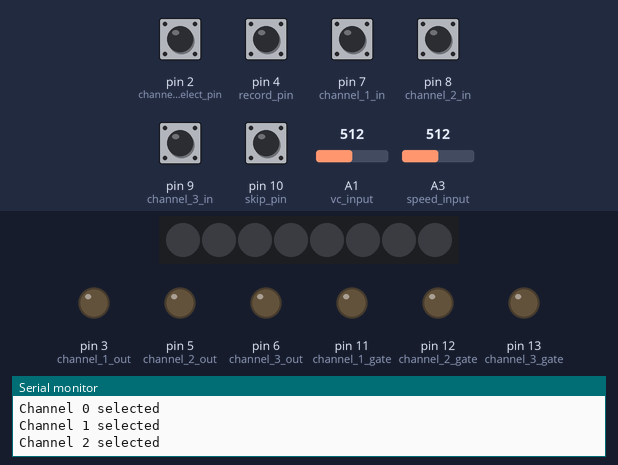
A sketch run on a simulated Arduino Uno, built with avr-gcc and run on an emulated ATmega328P. Shown: 8 RGB LEDs in strip order, left to right, output pins drawn as LEDs (lit = HIGH), the last lines printed to the serial monitor. Inputs (shaded band) come from the test bench; at power-on: pin 2 (channel_select_pin), pin 4 (record_pin), pin 7 (channel_1_in), pin 8 (channel_2_in), pin 9 (channel_3_in), pin 10 (skip_pin) HIGH, A1 (vc_input) = 512, A3 (speed_input) = 512. Dim RGB values are drawn brighter than linear; pins used as bus, display or sensor lines are not drawn.

Above: at 1.2 s.
1.3 s: pin 4 (record_pin) pulled LOW for 0.15 s
At 2.4 s:
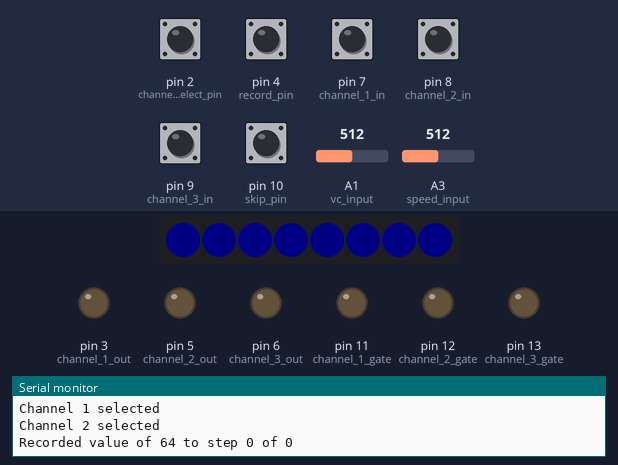
3.1 s: pin 9 (channel_3_in) pulled LOW for 0.15 s
At 4.5 s:
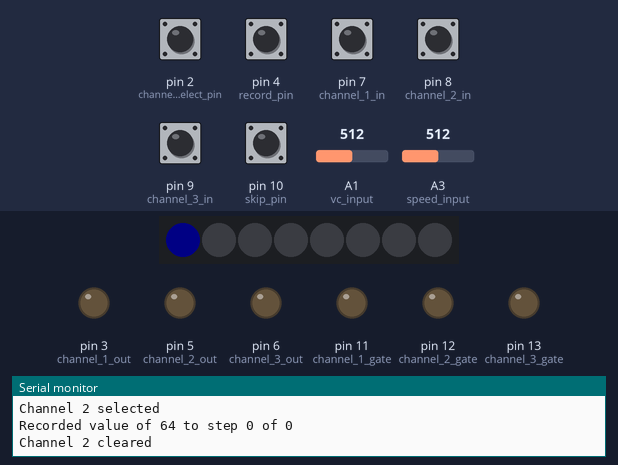
5.2 s: pin 2 (channel_select_pin) pulled LOW for 0.15 s
6.8 s: pin 2 (channel_select_pin) pulled LOW for 1 s
At 7.2 s:
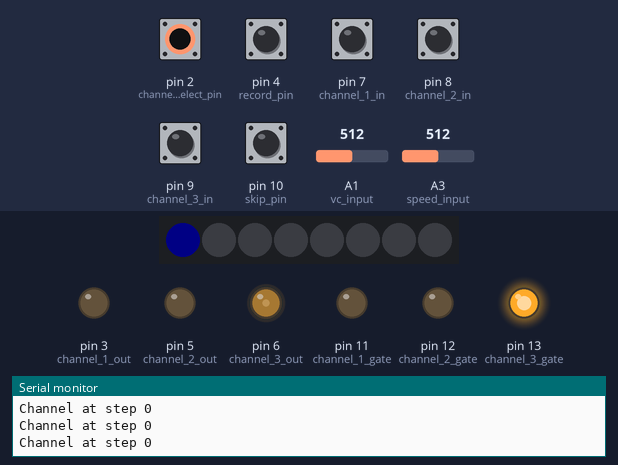
9.3 s: pin 7 (channel_1_in) pulled LOW for 0.15 s
At 10.7 s:
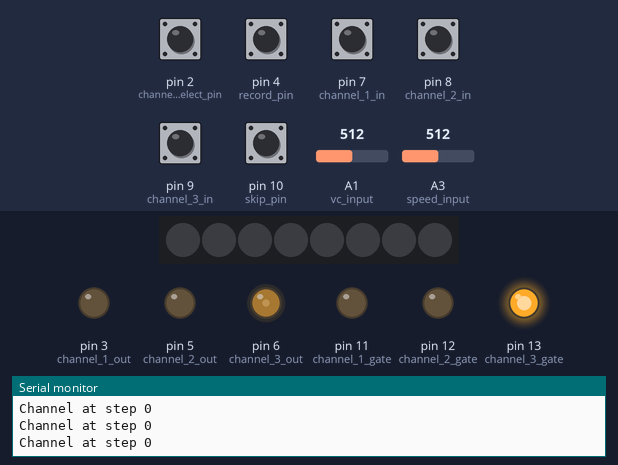
11.0 s: pin 4 (record_pin) pulled LOW for 1 s
At 11.7 s:
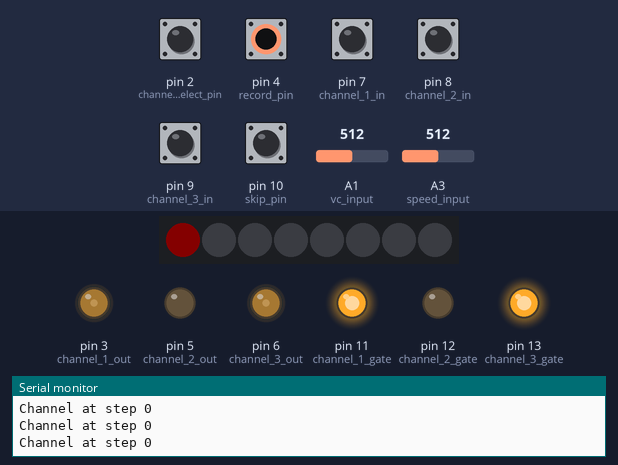
Timing chart, 0 to 14.0 s (numbered marks = the images above; inputs shaded):
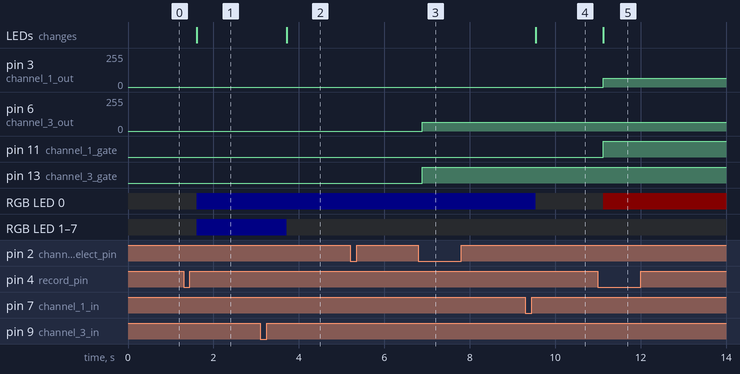

The sketch:

sequencer.ino
```cpp
//  The intent of this project is to create an Analog
//  three track sequencer that outputs a recorded and
//  quantised voltage output for each step and channel.

#include <Adafruit_NeoPixel.h>

// Pin defines
#define neopixel_pin 14
#define num_pixels 8

#define channel_1_out 3
#define channel_2_out 5
#define channel_3_out 6

#define channel_1_gate 11
#define channel_2_gate 12
#define channel_3_gate 13

#define channel_1_in 7
#define channel_2_in 8
#define channel_3_in 9

#define clock_out 18	// A4

#define vc_input 15	// A1
#define speed_input 17	// A3
#define channel_select_pin 2
#define record_pin 4
#define skip_pin 10

// Global defines
#define counter_period 10	// milliseconds
#define num_channels 3
#define max_steps 32

struct Button {
	int pin;
	bool is_held = false;
};

struct Channel {
	byte sequence[max_steps];
	byte step_counter = 0;
	byte steps = 0;
  bool play = false;

  Button button;

	int out_pin;
	int gate_pin;
};

// Global definitions
unsigned int ms_per_clock = 500;
unsigned int clock_counter = 0;

byte selected_channel = 0;
bool channel_selected = false;

Channel channel[3];
Button channel_select, record, skip;
Adafruit_NeoPixel pixels(num_pixels, neopixel_pin, NEO_GRB + NEO_KHZ800);

void setup() {

	// For testing
	Serial.begin(9600);

  pixels.begin();

	// Set clock dividers to 1 to achieve clock speed of 31250 Hz on the PWM pins
	TCCR1B = TCCR1B & 0b11111000 | 0x01;
  TCCR2B = TCCR2B & 0b11111000 | 0x01;

  // Set up channels
  pinMode(channel_1_out, OUTPUT);
  pinMode(channel_2_out, OUTPUT);
  pinMode(channel_3_out, OUTPUT);

  pinMode(channel_1_gate, OUTPUT);
  pinMode(channel_2_gate, OUTPUT);
  pinMode(channel_3_gate, OUTPUT);

  pinMode(channel_1_in, INPUT_PULLUP);
  pinMode(channel_2_in, INPUT_PULLUP);
  pinMode(channel_3_in, INPUT_PULLUP);

  channel[0].out_pin = channel_1_out;
  channel[0].button.pin = channel_1_in;
  channel[0].gate_pin = channel_1_gate;

  channel[1].out_pin = channel_2_out;
  channel[1].button.pin = channel_2_in;
  channel[1].gate_pin = channel_2_gate;

  channel[2].out_pin = channel_3_out;
  channel[2].button.pin = channel_3_in;
  channel[2].gate_pin = channel_3_gate;

  pinMode(vc_input, INPUT);
  pinMode(speed_input, INPUT);

  pinMode(channel_select_pin, INPUT_PULLUP);
  channel_select.pin = channel_select_pin;

  pinMode(record_pin, INPUT_PULLUP);
  record.pin = record_pin;

  pinMode(skip_pin, INPUT_PULLUP);
  skip.pin = skip_pin;

  pinMode(clock_out, OUTPUT);
}

void loop() {
  delay(counter_period);

	digitalWrite(clock_out, LOW);
  checkInputs();

  if ((++clock_counter * counter_period) >= ms_per_clock) {
  	clock_counter = 0;
	  digitalWrite(clock_out, HIGH);

	  updateChannel(&channel[0]);
	  updateChannel(&channel[1]);
	  updateChannel(&channel[2]);

	  showLEDs();
  }
}

void updateChannel(Channel* channel) {
	if (!channel->play) {
		return;
	}

  if (channel->step_counter == channel->steps) {
		channel->step_counter = 0;
	} else {
	  channel->step_counter++;
	}

	Serial.print("Channel at step ");
	Serial.println(channel->step_counter);

	analogWrite(channel->out_pin, channel->sequence[channel->step_counter]);
	digitalWrite(channel->gate_pin, channel->sequence[channel->step_counter] != 0);
}

void checkInputs() {
	if (digitalRead(channel_select.pin)) {
		if (!channel_select.is_held) {
			channel_selected = false;
			channel_select.is_held = true;
	    Serial.println("Channel select pressed");
		}
	} else if (channel_select.is_held) {	// On channel_select release...
		channel_select.is_held = false;
    Serial.println("Channel select released");

		if (!channel_selected) {
      Serial.println("Channel select pressed on its own");
			selected_channel = num_channels;	// Defaults to all channels if none selected

			if (channel[0].play || channel[1].play || channel[2].play) {	// Pauses all channels if any are playing
				channel[0].play = false;
				channel[1].play = false;
				channel[2].play = false;
			} else {			// Otherwise plays all channels
				channel[0].play = true;
				channel[1].play = true;
				channel[2].play = true;
			}
		}
	}

	for (byte index = 0; index < num_channels; index++) {
		if (digitalRead(channel[index].button.pin)) {
			if (!channel[index].button.is_held) {
				channel[index].button.is_held = true;

				if (channel_select.is_held) {
					if (channel_selected == true && selected_channel == index) {	// If channel double tapped while channel select is held, clear buffer
						Serial.print("Channel ");
						Serial.print(index);
						Serial.println(" cleared");
						channel[index].steps = 0;
						channel[index].step_counter = 0;
					} else {
						Serial.print("Channel ");
						Serial.print(index);
						Serial.println(" selected");
						selected_channel = index;
						channel_selected = true;
					}
				} else {	// Pause/Play if channel button individually pressed
					channel[index].play = !channel[index].play;
					Serial.print("Channel ");
					Serial.print(index);
					if (channel[index].play) {
						Serial.println(" playing");
					} else {
						Serial.println(" paused");
					}
				}
			}
		} else if (channel[index].button.is_held) {
			channel[index].button.is_held = false;	// Reset is_held if button no longer pressed
		}
	}

	unsigned int speed_in = analogRead(speed_input);
	if (speed_in != ms_per_clock) {
		ms_per_clock = speed_in;
	}

	if (!digitalRead(record.pin)) {
		if (!record.is_held && selected_channel < num_channels) {
			record.is_held = true;

			int val = (analogRead(vc_input) >> 3);

			channel[selected_channel].sequence[channel[selected_channel].step_counter] = val;

			Serial.print("Recorded value of ");
			Serial.print(val);
			Serial.print(" to step ");
			Serial.print(channel[selected_channel].step_counter);
			Serial.print(" of ");
			Serial.println(channel[selected_channel].steps);

			if (!channel[selected_channel].play) {	// If channel paused
				if (channel[selected_channel].step_counter == channel[selected_channel].steps && channel[selected_channel].steps <= max_steps) {	// If this is the last step
					++channel[selected_channel].steps;	// Add another step
				}
				++channel[selected_channel].step_counter;
			}
		}
	} else {
		record.is_held = false;
	}

	if (!digitalRead(skip.pin)) {
		if (!skip.is_held && selected_channel < num_channels) {
			skip.is_held = true;

			channel[selected_channel].sequence[channel[selected_channel].step_counter] = 0;

			Serial.print("Skipped value of ");
			Serial.print(analogRead(vc_input) >> 3);
			Serial.print(" at step ");
			Serial.print(channel[selected_channel].step_counter);
			Serial.print(" of ");
			Serial.println(channel[selected_channel].steps);

			if (!channel[selected_channel].play) {	// If channel paused
				if (channel[selected_channel].step_counter == channel[selected_channel].steps && channel[selected_channel].steps <= max_steps) {	// If this is the last step
					++channel[selected_channel].steps;	// Add another step
				}
				++channel[selected_channel].step_counter;
			}
		}
	} else {
		skip.is_held = false;
	}
}

void showLEDs() {
  pixels.clear();
  pixels.setBrightness(28);

	for (unsigned int step_index = 0; step_index < num_pixels; step_index++) {
		unsigned int colours[3];
		for (unsigned int channel_index = 0; channel_index < num_channels; channel_index++) {
			if (channel_index == selected_channel || selected_channel == num_channels) {
				unsigned int step = (channel[channel_index].step_counter + step_index) % channel[channel_index].steps;
				colours[channel_index] = channel[channel_index].sequence[step];
			} else {
				colours[channel_index] = 0;
			}
		}

		pixels.setPixelColor(step_index, pixels.Color(colours[0], colours[1], colours[2]));
	}

	pixels.show();
}

void printState() {
  for (unsigned int channel_index = 0; channel_index < num_channels; channel_index++) {
	  Serial.print("");
  }
}
```

Measured:
- after the input at 1.3 s, RGB LED 0–7: off → RGB(0, 0, 7) after 0.31 s; the LEDs: change after 0.31 s (image 1)
- after the input at 3.1 s, RGB LED 1–7: RGB(0, 0, 7) → off after 0.62 s; the LEDs: change after 0.62 s (image 2)
- after the input at 6.8 s, pin 6 (channel_3_out): 0/255 → 64/255 after 0.09 s; pin 13 (channel_3_gate): LOW → HIGH after 0.09 s
- after the input at 9.3 s, RGB LED 0: RGB(0, 0, 7) → off after 0.24 s; the LEDs: change after 0.24 s (image 4)
- after the input at 11.0 s, pin 3 (channel_1_out): 0/255 → 64/255 after 0.13 s; pin 11 (channel_1_gate): LOW → HIGH after 0.13 s; RGB LED 0: off → RGB(7, 0, 0) after 0.13 s; the LEDs: change after 0.13 s (image 5)
